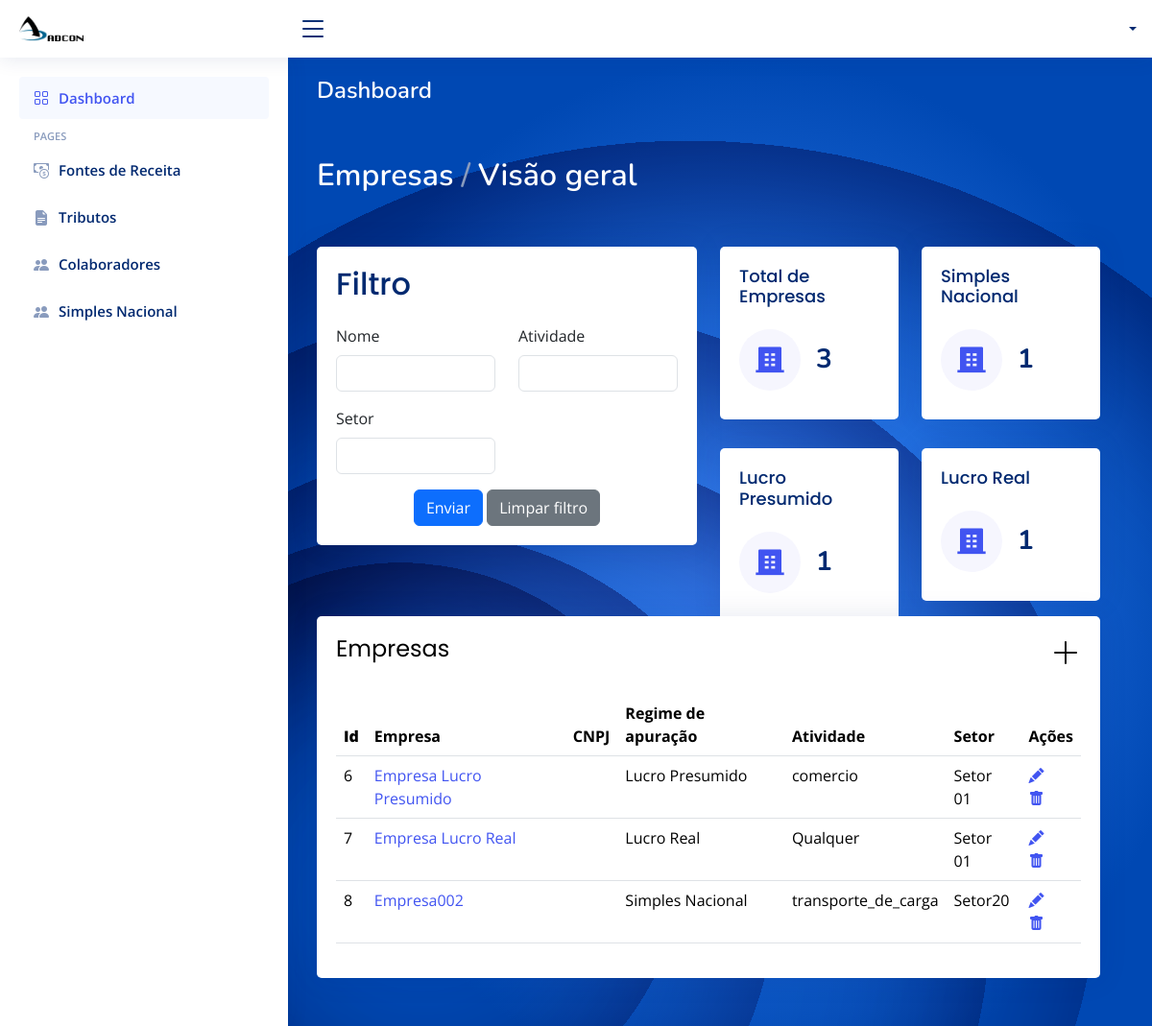
The app's page /index, older data.
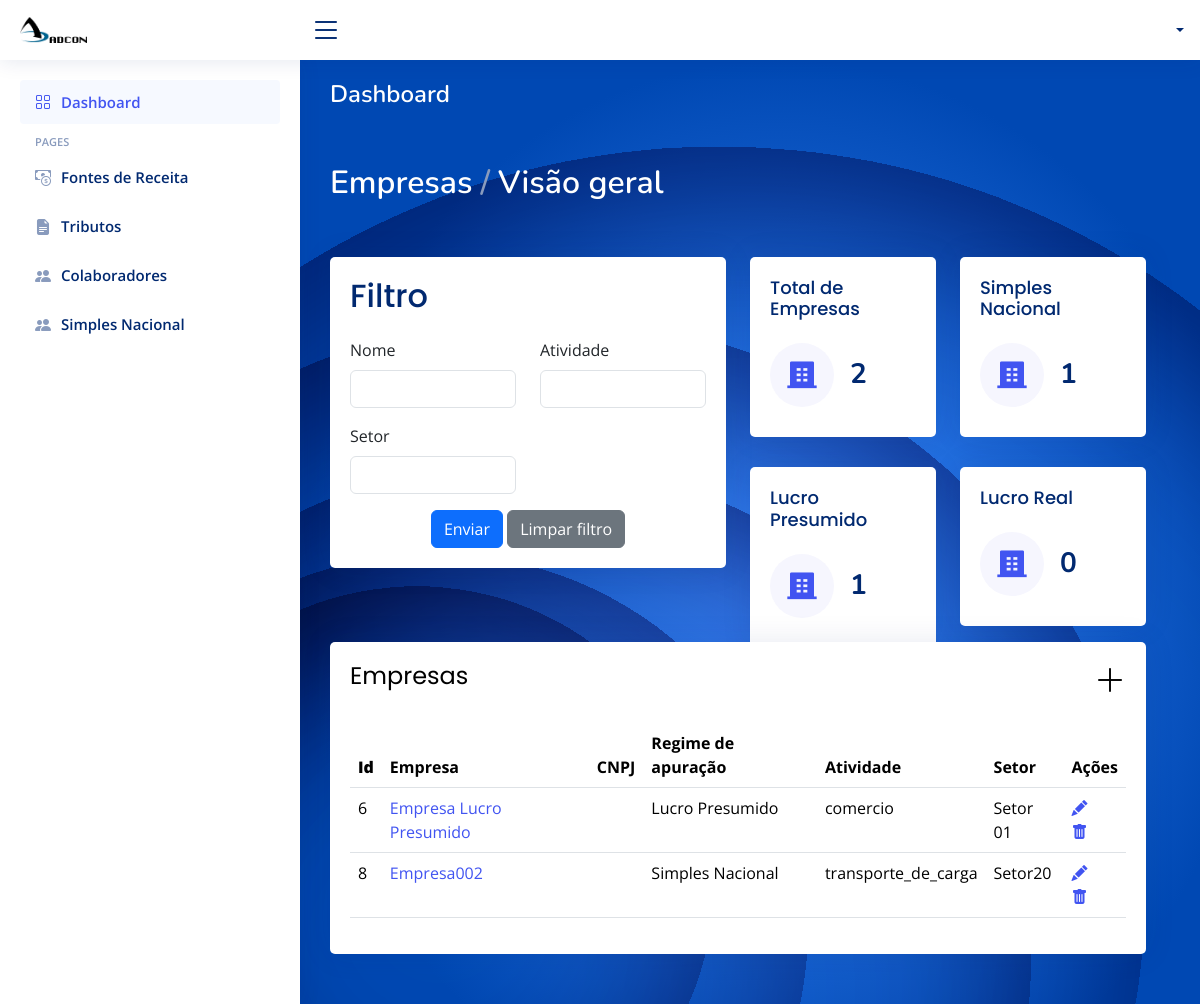
The same page, newer data.
### app/models.py (models this page shows)
class Empresa(models.Model):
    id_empresa = models.AutoField(primary_key=True)
    nome = models.CharField(max_length=100, blank=True, null=True)
    responsaveis = models.CharField(max_length=100, blank=True, null=True)
    atividade = models.CharField(max_length=100, blank=True, null=True)
    federal = models.ForeignKey(Federal, on_delete=models.CASCADE)
    estadual = models.ForeignKey(Estadual, on_delete=models.CASCADE)
    municipal = models.ForeignKey(Municipal, on_delete=models.CASCADE)
    regime_apuracao = models.CharField(max_length=100, blank=True, null=True)

### app/views.py (the view)
# urls.py: path("", index, name='index'),
def index(request):
    nome = request.GET.get('nome')
    atividade = request.GET.get('atividade')
    responsavel = request.GET.get('responsavel')
    regime_apuracao = request.GET.get('regime_apuracao')
    empresas_lucro_real = Empresa.objects.filter(regime_apuracao='Lucro Real').count()
    empresas_simples_nacional = Empresa.objects.filter(regime_apuracao='Simples Nacional').count()
    empresas_lucro_presumido = Empresa.objects.filter(regime_apuracao='Lucro Presumido').count()
    empresas = Empresa.objects.all()
    if nome:
        empresas = empresas.filter(nome__icontains=nome)
    if atividade:
        empresas = empresas.filter(atividade__icontains=atividade)
    if responsavel:
        empresas = empresas.filter(responsavel__icontains=responsavel)
    if regime_apuracao:
        empresas = empresas.filter(regime_apuracao=regime_apuracao)
    return render(request, 'frontend/index.html', {
        'empresas': empresas,
        'empresas_lucro_real': empresas_lucro_real,
        'empresas_simples_nacional': empresas_simples_nacional,
        'empresas_lucro_presumido': empresas_lucro_presumido
    })

### app/templates/frontend/index.html (shortened to what the changed rows need)
<!DOCTYPE html>
<html lang="en">
{% load static %}
<head>
  <link href="{% static "vendor/bootstrap/css/bootstrap.min.css" %}" rel="stylesheet">
  <link href="{% static "vendor/bootstrap-icons/bootstrap-icons.css" %}" rel="stylesheet">
  <link href="{% static "vendor/boxicons/css/boxicons.min.css" %}" rel="stylesheet">
  <link href="{% static "vendor/quill/quill.snow.css" %}" rel="stylesheet">
  <link href="{% static "vendor/quill/quill.bubble.css" %}" rel="stylesheet">
  <link href="{% static "vendor/remixicon/remixicon.css" %}" rel="stylesheet">
  <link href="{% static "vendor/simple-datatables/style.css" %}" rel="stylesheet">
  <link href="{% static "css/style.css" %}" rel="stylesheet">
</head>
<body>
  <main id="main" class="main" style="background-image: url('{% static "img/graphic-side.svg" %}');">
    <div class="pagetitle">
      <h1 style="color: white;">Dashboard</h1>
    </div>
    <section class="section dashboard">
      <div class="row">
        <div class="row" style="height: 385px; margin-bottom: 0%;">
          <div class="col-lg-6">
            <div class="row mb-3" style="padding-bottom: 0%; height: 43%;">
              <div class="col-xxl-6 col-md-6">
                <div class="card info-card sales-card">
                  <div class="card-body">
                    <div class="d-flex align-items-center">
                      <div class="ps-3">
                        <h6>{{ empresas.count }}</h6>
                      </div>
                    </div>
                  </div>
                </div>
              </div>
            </div>
            <div class="row mb-3">
              <div class="col-xxl-6 col-md-6">
                <div class="card info-card sales-card">
                  <div class="card-body">
                    <div class="d-flex align-items-center">
                      <div class="ps-3">
                        <h6>{{ empresas_lucro_real }}</h6>
                      </div>
                    </div>
                  </div>
                </div>
              </div>
            </div>
          </div>
        </div>
        <div class="row">
          <div class="col-lg-12">
            <div class="card">
              <div class="card-body">
                <table class="table datatable">
                  <thead>
                    <tr>
                      <th>
                        <b>Id</b>
                      </th>
                      <th>Empresa</th>
                      <th>CNPJ</th>
                      <th>Regime de apuração</th>
                      <th>Atividade</th>
                      <th>Setor</th>
                      <th>Ações</th>
                    </tr>
                  </thead>
                  <tbody>
                  {% for empresa in empresas %}
                    <tr>
                      <td>{{ empresa.id_empresa }}</td>
                      <td><a href="{% url 'exibirempresas' empresa_id=empresa.id_empresa %}">{{ empresa.nome }}</a></td>
                      <th>{{ empresa.federal.cnpj }}</th>
                      <td>{{ empresa.regime_apuracao }}</td>
                      <td>{{ empresa.atividade }}</td>
                      <td>{{ empresa.responsaveis }}</td>
                      <td>
                        <a href="{% url 'editar_empresa' empresa_id=empresa.id_empresa %}"><i class="bi bi-pencil-fill" style="margin-right: 17%; margin-left: 0%;"></i></a>
                        <a href="{% url 'deletar_empresa' empresa_id=empresa.id_empresa %}"><i class="bi bi-trash-fill" style="margin-right: 17%;"></i></a>
                      </td>
                    </tr>
                  {% endfor %}
                  </tbody>
                </table>
              </div>
            </div>
          </div>
        </div>
          </div>
    </section>
  </main>
</body>
</html>

Row changes from the older to the newer data that the page shows:
removed Empresa: id_empresa "7", nome "Empresa Lucro Real", regime_apuracao "Lucro Real", atividade "Qualquer", responsaveis "Setor 01"
Text that changed along with them:
{{ empresas.count }}: "3" → "2"
{{ empresas_lucro_real }}: "1" → "0"
